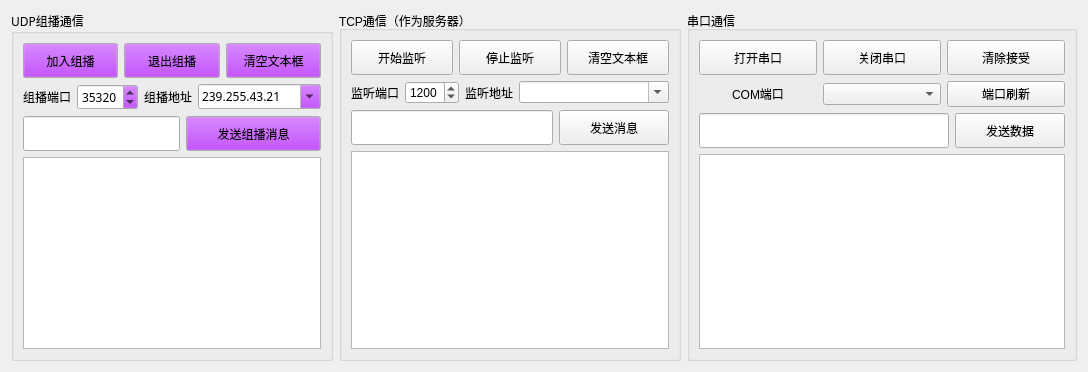
      <widget class="QWidget" name="tab_2">
       <attribute name="title">
        <string>通信设置</string>
       </attribute>
       <layout class="QGridLayout" name="gridLayout_11">
        <item row="0" column="0">
         <widget class="QGroupBox" name="groupBox_UDP">
          <property name="palette">
           <palette>
            <active>
             <colorrole role="Button">
              <brush brushstyle="SolidPattern">
               <color alpha="255">
                <red>170</red>
                <green>0</green>
                <blue>255</blue>
               </color>
              </brush>
             </colorrole>
            </active>
            <inactive>
             <colorrole role="Button">
              <brush brushstyle="SolidPattern">
               <color alpha="255">
                <red>170</red>
                <green>0</green>
                <blue>255</blue>
               </color>
              </brush>
             </colorrole>
            </inactive>
            <disabled>
             <colorrole role="Button">
              <brush brushstyle="SolidPattern">
               <color alpha="255">
                <red>170</red>
                <green>0</green>
                <blue>255</blue>
               </color>
              </brush>
             </colorrole>
            </disabled>
           </palette>
          </property>
          <property name="font">
           <font>
            <family>Adobe 黑体 Std R</family>
           </font>
          </property>
          <property name="cursor">
           <cursorShape>ArrowCursor</cursorShape>
          </property>
          <property name="title">
           <string>UDP组播通信</string>
          </property>
          <property name="flat">
           <bool>true</bool>
          </property>
          <layout class="QGridLayout" name="gridLayout_3">
           <item row="0" column="0">
            <layout class="QVBoxLayout" name="verticalLayout">
             <item>
              <layout class="QHBoxLayout" name="horizontalLayout">
               <item>
                <widget class="QPushButton" name="pushButton_join_multicast">
                 <property name="minimumSize">
                  <size>
                   <width>0</width>
                   <height>35</height>
                  </size>
                 </property>
                 <property name="font">
                  <font>
                   <family>Adobe 宋体 Std L</family>
                  </font>
                 </property>
                 <property name="text">
                  <string>加入组播</string>
                 </property>
                </widget>
               </item>
               <item>
                <widget class="QPushButton" name="pushButton_quit_multicast">
                 <property name="minimumSize">
                  <size>
                   <width>0</width>
                   <height>35</height>
                  </size>
                 </property>
                 <property name="font">
                  <font>
                   <family>Adobe 宋体 Std L</family>
                  </font>
                 </property>
                 <property name="text">
                  <string>退出组播</string>
                 </property>
                </widget>
               </item>
               <item>
                <widget class="QPushButton" name="pushButton_clear_udp">
                 <property name="minimumSize">
                  <size>
                   <width>0</width>
                   <height>35</height>
                  </size>
                 </property>
                 <property name="font">
                  <font>
                   <family>Adobe 宋体 Std L</family>
                  </font>
                 </property>
                 <property name="text">
                  <string>清空文本框</string>
                 </property>
                </widget>
               </item>
              </layout>
             </item>
             <item>
              <layout class="QHBoxLayout" name="horizontalLayout_4">
               <item>
                <layout class="QHBoxLayout" name="horizontalLayout_2">
                 <item>
                  <widget class="QLabel" name="label">
                   <property name="text">
                    <string>组播端口</string>
                   </property>
                   <property name="alignment">
                    <set>Qt::AlignCenter</set>
                   </property>
                  </widget>
                 </item>
                 <item>
                  <widget class="QSpinBox" name="spinBox_multicast">
                   <property name="maximum">
                    <number>35324</number>
                   </property>
                   <property name="value">
                    <number>35320</number>
                   </property>
                  </widget>
                 </item>
                </layout>
               </item>
               <item>
                <layout class="QHBoxLayout" name="horizontalLayout_3">
                 <item>
                  <widget class="QLabel" name="label_2">
                   <property name="text">
                    <string>组播地址</string>
                   </property>
                   <property name="textFormat">
                    <enum>Qt::AutoText</enum>
                   </property>
                   <property name="scaledContents">
                    <bool>true</bool>
                   </property>
                   <property name="alignment">
                    <set>Qt::AlignCenter</set>
                   </property>
                  </widget>
                 </item>
                 <item>
                  <widget class="QComboBox" name="comboBox_multicast">
                   <property name="editable">
                    <bool>true</bool>
                   </property>
                   <property name="currentIndex">
                    <number>0</number>
                   </property>
                   <item>
                    <property name="text">
                     <string>239.255.43.21</string>
                    </property>
                   </item>
                   <item>
                    <property name="text">
                     <string>239.255.100.1</string>
                    </property>
                   </item>
                   <item>
                    <property name="text">
                     <string>239.255.255.100</string>
                    </property>
                   </item>
                  </widget>
                 </item>
                </layout>
               </item>
              </layout>
             </item>
             <item>
              <layout class="QHBoxLayout" name="horizontalLayout_5">
               <item>
                <widget class="QLineEdit" name="lineEditmulticast">
                 <property name="sizePolicy">
                  <sizepolicy hsizetype="Expanding" vsizetype="Preferred">
                   <horstretch>0</horstretch>
                   <verstretch>0</verstretch>
                  </sizepolicy>
                 </property>
                </widget>
               </item>
               <item>
                <widget class="QPushButton" name="pushButton_send_multicast">
                 <property name="minimumSize">
                  <size>
                   <width>135</width>
                   <height>35</height>
                  </size>
                 </property>
                 <property name="font">
                  <font>
                   <family>幼圆</family>
                  </font>
                 </property>
                 <property name="text">
                  <string>发送组播消息</string>
                 </property>
                </widget>
               </item>
              </layout>
             </item>
             <item>
              <widget class="QPlainTextEdit" name="plainTextEdit_multicast"/>
             </item>
            </layout>
           </item>
          </layout>
         </widget>
        </item>
        <item row="0" column="1">
         <widget class="QGroupBox" name="groupBox_TCP">
          <property name="title">
           <string>TCP通信（作为服务器）</string>
          </property>
          <layout class="QGridLayout" name="gridLayout_4">
           <item row="0" column="0">
            <layout class="QVBoxLayout" name="verticalLayout_2">
             <item>
              <layout class="QHBoxLayout" name="horizontalLayout_6">
               <item>
                <widget class="QPushButton" name="pushButton_start_watch">
                 <property name="minimumSize">
                  <size>
                   <width>0</width>
                   <height>35</height>
                  </size>
                 </property>
                 <property name="font">
                  <font>
                   <family>Adobe 宋体 Std L</family>
                  </font>
                 </property>
                 <property name="text">
                  <string>开始监听</string>
                 </property>
                </widget>
               </item>
               <item>
                <widget class="QPushButton" name="pushButton_stop_watch">
                 <property name="minimumSize">
                  <size>
                   <width>0</width>
                   <height>35</height>
                  </size>
                 </property>
                 <property name="font">
                  <font>
                   <family>Adobe 宋体 Std L</family>
                  </font>
                 </property>
                 <property name="text">
                  <string>停止监听</string>
                 </property>
                </widget>
               </item>
               <item>
                <widget class="QPushButton" name="pushButton_clear_tcp">
                 <property name="minimumSize">
                  <size>
                   <width>0</width>
                   <height>35</height>
                  </size>
                 </property>
                 <property name="font">
                  <font>
                   <family>Adobe 宋体 Std L</family>
                  </font>
                 </property>
                 <property name="text">
                  <string>清空文本框</string>
                 </property>
                </widget>
               </item>
              </layout>
             </item>
             <item>
              <layout class="QHBoxLayout" name="horizontalLayout_7">
               <item>
                <layout class="QHBoxLayout" name="horizontalLayout_8">
                 <item>
                  <widget class="QLabel" name="label_4">
                   <property name="text">
                    <string>监听端口</string>
                   </property>
                   <property name="alignment">
                    <set>Qt::AlignCenter</set>
                   </property>
                  </widget>
                 </item>
                 <item>
                  <widget class="QSpinBox" name="spinBox_tcp">
                   <property name="maximum">
                    <number>9999</number>
                   </property>
                   <property name="value">
                    <number>1200</number>
                   </property>
                  </widget>
                 </item>
                </layout>
               </item>
               <item>
                <layout class="QHBoxLayout" name="horizontalLayout_9">
                 <item>
                  <widget class="QLabel" name="label_5">
                   <property name="text">
                    <string>监听地址</string>
                   </property>
                   <property name="textFormat">
                    <enum>Qt::AutoText</enum>
                   </property>
                   <property name="scaledContents">
                    <bool>true</bool>
                   </property>
                   <property name="alignment">
                    <set>Qt::AlignCenter</set>
                   </property>
                  </widget>
                 </item>
                 <item>
                  <widget class="QComboBox" name="comboBox_tcp">
                   <property name="minimumSize">
                    <size>
                     <width>150</width>
                     <height>0</height>
                    </size>
                   </property>
                   <property name="editable">
                    <bool>true</bool>
                   </property>
                   <property name="currentText">
                    <string/>
                   </property>
                   <property name="currentIndex">
                    <number>-1</number>
                   </property>
                  </widget>
                 </item>
                </layout>
               </item>
              </layout>
             </item>
             <item>
              <layout class="QHBoxLayout" name="horizontalLayout_10">
               <item>
                <widget class="QLineEdit" name="lineEdit_tcp">
                 <property name="sizePolicy">
                  <sizepolicy hsizetype="Expanding" vsizetype="Preferred">
                   <horstretch>0</horstretch>
                   <verstretch>0</verstretch>
                  </sizepolicy>
                 </property>
                 <property name="minimumSize">
                  <size>
                   <width>110</width>
                   <height>35</height>
                  </size>
                 </property>
                </widget>
               </item>
               <item>
                <widget class="QPushButton" name="pushButton_send_message">
                 <property name="sizePolicy">
                  <sizepolicy hsizetype="Minimum" vsizetype="Preferred">
                   <horstretch>0</horstretch>
                   <verstretch>0</verstretch>
                  </sizepolicy>
                 </property>
                 <property name="minimumSize">
                  <size>
                   <width>110</width>
                   <height>35</height>
                  </size>
                 </property>
                 <property name="text">
                  <string>发送消息</string>
                 </property>
                </widget>
               </item>
              </layout>
             </item>
             <item>
              <widget class="QPlainTextEdit" name="plainTextEdit_tcp"/>
             </item>
            </layout>
           </item>
          </layout>
         </widget>
        </item>
        <item row="0" column="2">
         <widget class="QGroupBox" name="groupBox">
          <property name="minimumSize">
           <size>
            <width>390</width>
            <height>0</height>
           </size>
          </property>
          <property name="title">
           <string>串口通信</string>
          </property>
          <layout class="QGridLayout" name="gridLayout_2">
           <item row="0" column="0">
            <layout class="QVBoxLayout" name="verticalLayout_3">
             <item>
              <layout class="QHBoxLayout" name="horizontalLayout_22">
               <item>
                <widget class="QPushButton" name="pushButton_Serial_Open">
                 <property name="minimumSize">
                  <size>
                   <width>0</width>
                   <height>35</height>
                  </size>
                 </property>
                 <property name="text">
                  <string>打开串口</string>
                 </property>
                </widget>
               </item>
               <item>
                <widget class="QPushButton" name="pushButton_Serial_Close">
                 <property name="minimumSize">
                  <size>
                   <width>0</width>
                   <height>35</height>
                  </size>
                 </property>
                 <property name="text">
                  <string>关闭串口</string>
                 </property>
                </widget>
               </item>
               <item>
                <widget class="QPushButton" name="pushButton_Serial_Clear">
                 <property name="minimumSize">
                  <size>
                   <width>0</width>
                   <height>35</height>
                  </size>
                 </property>
                 <property name="text">
                  <string>清除接受</string>
                 </property>
                </widget>
               </item>
              </layout>
             </item>
             <item>
              <layout class="QHBoxLayout" name="horizontalLayout_23">
               <item>
                <widget class="QLabel" name="label_24">
                 <property name="text">
                  <string>COM端口</string>
                 </property>
                 <property name="alignment">
                  <set>Qt::AlignCenter</set>
                 </property>
                </widget>
               </item>
               <item>
                <widget class="QComboBox" name="comboBox_SerialPort">
                 <property name="frame">
                  <bool>true</bool>
                 </property>
                </widget>
               </item>
               <item>
                <widget class="QPushButton" name="pushButton_Serial_Refresh">
                 <property name="text">
                  <string>端口刷新</string>
                 </property>
                </widget>
               </item>
              </layout>
             </item>
             <item>
              <layout class="QHBoxLayout" name="horizontalLayout_26">
               <item>
                <widget class="QLineEdit" name="lineEdit_Serial_Send">
                 <property name="sizePolicy">
                  <sizepolicy hsizetype="Expanding" vsizetype="Preferred">
                   <horstretch>0</horstretch>
                   <verstretch>0</verstretch>
                  </sizepolicy>
                 </property>
                 <property name="minimumSize">
                  <size>
                   <width>110</width>
                   <height>35</height>
                  </size>
                 </property>
                 <property name="font">
                  <font>
                   <family>幼圆</family>
                  </font>
                 </property>
                </widget>
               </item>
               <item>
                <widget class="QPushButton" name="pushButton_Serial_Send">
                 <property name="sizePolicy">
                  <sizepolicy hsizetype="Minimum" vsizetype="Preferred">
                   <horstretch>0</horstretch>
                   <verstretch>0</verstretch>
                  </sizepolicy>
                 </property>
                 <property name="minimumSize">
                  <size>
                   <width>110</width>
                   <height>35</height>
                  </size>
                 </property>
                 <property name="font">
                  <font>
                   <family>幼圆</family>
                  </font>
                 </property>
                 <property name="text">
                  <string>发送数据</string>
                 </property>
                </widget>
               </item>
              </layout>
             </item>
             <item>
              <widget class="QPlainTextEdit" name="plainTextEdit_Serial_Reciive"/>
             </item>
            </layout>
           </item>
          </layout>
         </widget>
        </item>
       </layout>
      </widget>
